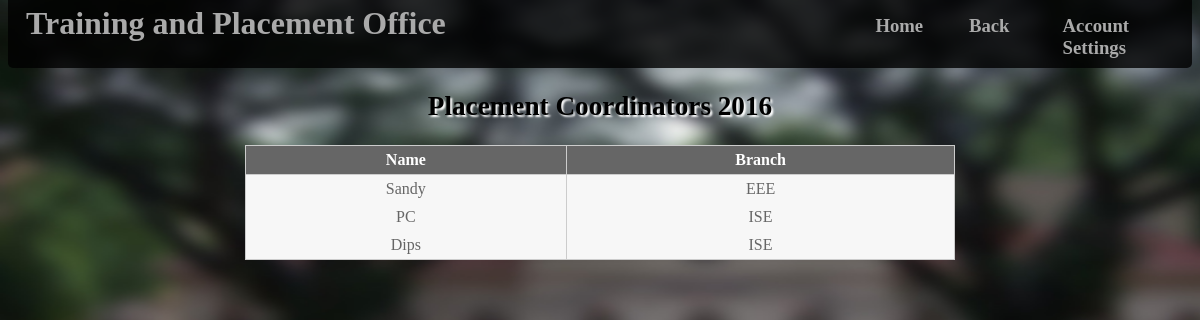
The app's page /pages/viewpc.php with its own data.
### tables this page shows
CREATE TABLE IF NOT EXISTS `pc` (
  `name` varchar(30) NOT NULL,
  `reg_no` varchar(10) NOT NULL,
  `branch` varchar(5) NOT NULL,
  `username` varchar(10) NOT NULL
);

### pages/viewpc.php (the view, shortened to what this page needs)
<html>
	<head>
		<link rel="stylesheet" href="../style/style.css" type="text/css" />
	</head>
	<body>
		<div class="header">
			<div id="title">
				<h1 id="head">Training and Placement Office</h1>
			</div>
			<div id="options">
				<h3 class="menu2" id="home"><a href="../index.php">Home</a></h3>
				<h3 class="menu2" id="back" onclick="history.go(-1);">Back</h3>
				<h3 class="menu2" id="accset"><a href="accset.php">Account Settings</a></h3>
			</div>
		</div>
		<h2 id="pc">Placement Coordinators 2016</h2>
		<table>
			<thead>
				<tr>
					<th>Name</th>
					<th>Branch</th>
				</tr>
			</thead>
			<?php
			$sql=mysql_query("SELECT * FROM pc ");
			while ($row = mysql_fetch_assoc($sql))
			{
				echo "<tr class='light'>
			        <td>".$row['name']."</td>
			        <td>".$row['branch']."</td>
			      </tr>";
			}
			?>
		</table>
	</body>
</html>

### style/style.css (style rules this page uses)
a { color: #aaa; text-decoration: none; }
body { background-image: url('../images/2.jpg'); background-repeat: no-repeat; background-position: left top; background-size: 1366px 680px; z-index: 0; }
.header { margin: 0px; background-position: top left; background-color: rgba(0,0,0,0.8); width: 100%; height: 10%; border-radius: 5px; z-index: 5; }
#head { margin-top: -13px; margin-left: -10px; margin-right: 0px; text-align: left; color: #aaa; display: inline; padding: 28px; position: absolute; }
#options { display: block; margin-top: -18px; color: #aaa; padding: 20px; text-decoration: none; }
.menu2 { margin-top: 0px; display: inline; position: absolute; color: #aaa; padding: 5px; text-decoration: none; }
#home { margin-left: 45em; }
#back { display: block; margin-left: 50em; }
#accset { margin-left: 55em; }
table { width:60%; border-collapse:collapse; table-layout:auto; vertical-align:top; margin-left: auto; margin-right: auto; margin-top: 10px; margin-bottom:15px; border:1px solid #CCCCCC; }
table thead th { color:#FFFFFF; background-color:#666666; border:1px solid #CCCCCC; border-collapse:collapse; text-align:center; table-layout:auto; vertical-align:middle; }
table tbody td { vertical-align:top; border-collapse:collapse; border-left:1px solid #CCCCCC; border-right:1px solid #CCCCCC; }
table thead th, table tbody td { text-align: center; padding:5px; border-collapse:collapse; }
table tbody tr.light { color:#666666; background-color:#F7F7F7; }
#pc { text-align: center; font-size: 1.7em; text-shadow: 2px 2px 2px #FFF; }

### records on screen
pc: name "Sandy", branch "EEE"
pc: name "PC", branch "ISE"
pc: name "Dips", branch "ISE"
